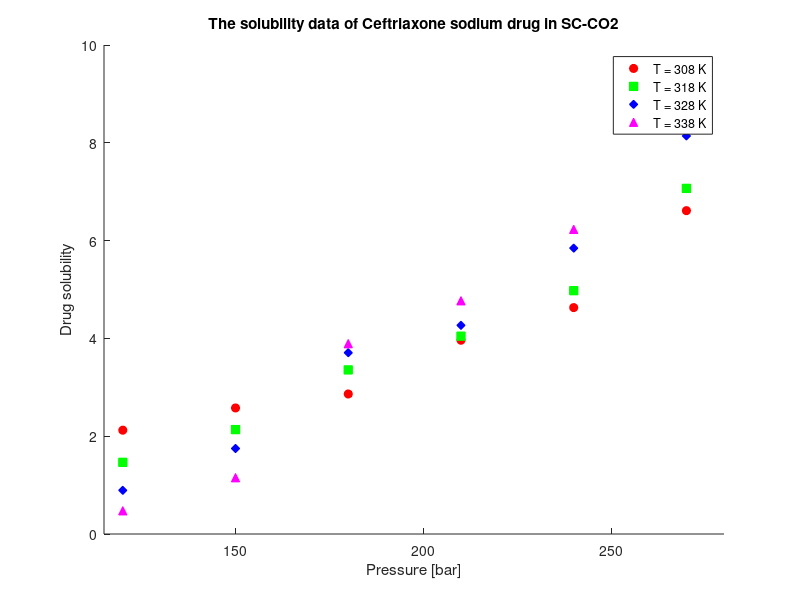
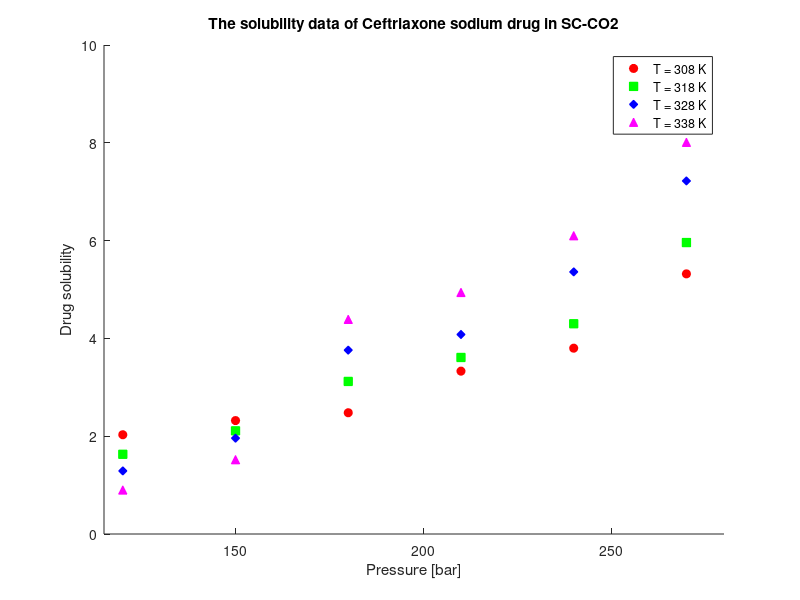

MATLAB code for these plots, in order:
T_c = 253;
Mw_drug = 598.5;
Mw_CO2 = 44.01;

P = [120 150 180 210 240 270];                      % Pressure [bar]

rho_CO2 =   [769 817 849 875 896 914;
            661 744 791 824 851 872;
            509 656 725 769 802 829;
            388 557 652 710 751 783];               % Density [kg/m3]

y_1 =   [2.03 2.32 2.48 3.33 3.80 5.32;
        1.63 2.11 3.12 3.61 4.30 5.96;
        1.29 1.96 3.76 4.08 5.36 7.22;
        0.90 1.52 4.39 4.94 6.10 8.01]/10^6;        % mole fraction

y_b =   [2.03 2.32 2.48 3.33 3.80 5.32;
        1.63 2.11 3.12 3.61 4.30 5.96;
        1.29 1.96 3.76 4.08 5.36 7.22;
        0.90 1.52 4.39 4.94 6.10 8.01];        % mole fraction

S = zeros(4,6);
for j=1:4
    for i=1:6
        S(j,i) = (rho_CO2(j,i) * y_1(j,i) * Mw_drug)/(Mw_CO2 * (1 - y_1(j,i)));
    end
end
S = S*100
% C_drug = [0.021 0.026 0.029 0.039 0.046 0.066];     % solubility or concentration [g/L]

figure(1);
hold on;
scatter(P, S(1,:), 'r', 'o', 'MarkerFaceColor', 'r');  
scatter(P, S(2,:), 'g', 's', 'MarkerFaceColor', 'g');  
scatter(P, S(3,:), 'b', 'd', 'MarkerFaceColor', 'b');  
scatter(P, S(4,:), 'm', '^', 'MarkerFaceColor', 'm');  

xlabel('Pressure [bar]');
ylabel('Drug solubility');
title('The solubility data of Ceftriaxone sodium drug in SC-CO2');

legend('T = 308 K', 'T = 318 K', 'T = 328 K', 'T = 338 K');
xlim([115 280]);

figure(2);
hold on;
scatter(P, y_b(1,:), 'r', 'o', 'MarkerFaceColor', 'r');  
scatter(P, y_b(2,:), 'g', 's', 'MarkerFaceColor', 'g');  
scatter(P, y_b(3,:), 'b', 'd', 'MarkerFaceColor', 'b');  
scatter(P, y_b(4,:), 'm', '^', 'MarkerFaceColor', 'm');  

xlabel('Pressure [bar]');
ylabel('Drug solubility');
title('The solubility data of Ceftriaxone sodium drug in SC-CO2');

legend('T = 308 K', 'T = 318 K', 'T = 328 K', 'T = 338 K');
xlim([115 280]);
